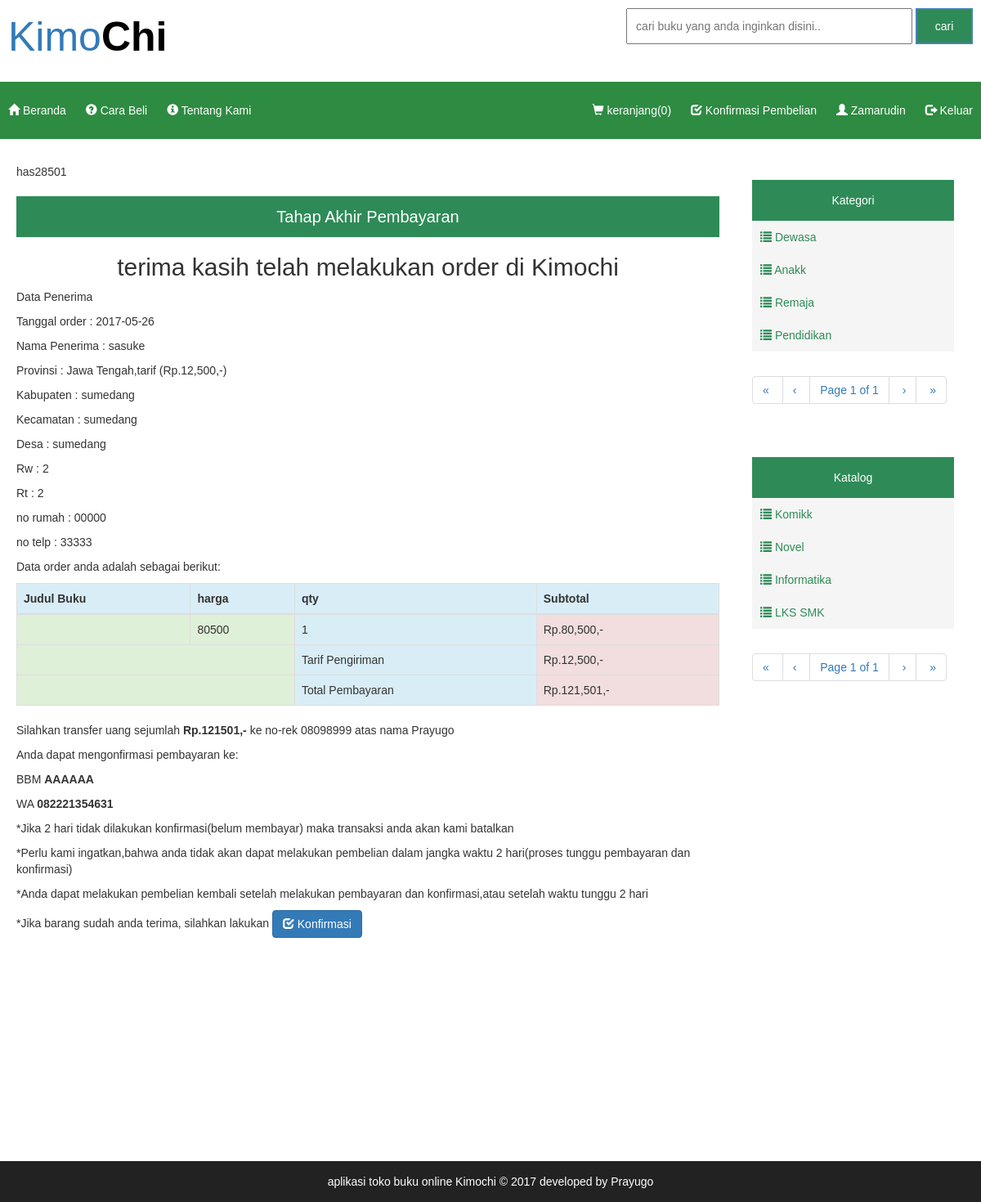
Page /page/customer/home.php?hal=selesai&pesan=belum dikirim (signed in) on the committed database.
### tables this page shows
CREATE TABLE `selesai` (
  `kode_beli` varchar(100) NOT NULL,
  `id_cus` int(11) NOT NULL,
  `qty_total` varchar(10) NOT NULL,
  `bayar` varchar(15) NOT NULL,
  `total_bayar` varchar(15) NOT NULL,
  `tgl_order` text NOT NULL,
  `status_beli` enum('order','lunas') NOT NULL,
  `status_pengiriman` enum('belum dikirim','dikirim','diterima') NOT NULL
);

CREATE TABLE `tujuan` (
  `id_tujuan` int(11) NOT NULL,
  `kode_beli` varchar(110) NOT NULL,
  `nama_penerima` varchar(50) NOT NULL,
  `provinsi` varchar(30) NOT NULL,
  `kabupaten` varchar(25) NOT NULL,
  `kecamatan` varchar(25) NOT NULL,
  `kode_pos` varchar(5) NOT NULL,
  `desa` varchar(25) NOT NULL,
  `rw` varchar(3) NOT NULL,
  `rt` varchar(3) NOT NULL,
  `no_rumah` varchar(5) NOT NULL,
  `no_telp` varchar(12) NOT NULL,
  `tarif` varchar(15) NOT NULL
);

CREATE TABLE `pembelian` (
  `id_beli` int(11) NOT NULL,
  `kode_beli` varchar(100) NOT NULL,
  `id_cus` int(11) NOT NULL,
  `id_buku` int(11) NOT NULL,
  `qty` varchar(10) NOT NULL,
  `harga` varchar(15) NOT NULL,
  `total_harga` varchar(15) NOT NULL,
  `total_bayar` varchar(15) NOT NULL,
  `qty_total` varchar(15) NOT NULL
);

CREATE TABLE `kategori` (
  `id_kategori` int(11) NOT NULL,
  `kategori` varchar(40) NOT NULL
);

CREATE TABLE `katalog` (
  `id_katalog` int(11) NOT NULL,
  `id_kategori` int(11) NOT NULL,
  `katalog` varchar(50) NOT NULL
);

### page/customer/selesai.php (the view, shortened to what this page needs)
<?php
$query_kode_beli = mysqli_query($db,"SELECT * from selesai where id_cus='$_SESSION[id_cus]' && status_beli='order' || status_beli='lunas' && status_pengiriman='belum dikirim' || status_pengiriman='dikirim'");
$data_kode_beli = mysqli_fetch_array($query_kode_beli);
$kode_beli = $data_kode_beli['kode_beli'];
$qryselesai = mysqli_query($db,"SELECT * from pembelian where kode_beli='$kode_beli'");
$qrytujuan = mysqli_query($db,"SELECT * from tujuan where kode_beli='$kode_beli'");
$datatujuan = mysqli_fetch_array($qrytujuan);
$qrybayar = mysqli_query($db,"SELECT * from selesai where kode_beli='$kode_beli'");
$databayar = mysqli_fetch_array($qrybayar);
echo " has".$kode_beli;
?>
<div class="hdkeranjang">
Tahap Akhir Pembayaran
</div>
	<center><h2>terima kasih telah melakukan order di Kimochi</h2></center>
	<p>Data Penerima</p>
	<p>Tanggal order : <?php echo date($databayar['tgl_order']); ?></p>
	<p>Nama Penerima : <?php echo $datatujuan['nama_penerima']; ?></p>
	<p>Provinsi : <?php echo $datatujuan['provinsi']; ?>,tarif (Rp.<?php echo number_format($datatujuan['tarif']); ?>,-)</p>
	<p>Kabupaten : <?php echo $datatujuan['kabupaten']; ?></p>
	<p>Kecamatan : <?php echo $datatujuan['kecamatan']; ?></p>
	<p>Desa : <?php echo $datatujuan['desa']; ?></p>
	<p>Rw : <?php echo $datatujuan['rw']; ?></p>
	<p>Rt : <?php echo $datatujuan['rt']; ?></p>
	<p>no rumah : <?php echo $datatujuan['no_rumah']; ?></p>
	<p>no telp : <?php echo $datatujuan['no_telp']; ?></p>
	<p>Data order anda adalah sebagai berikut:</p>
<table class="table table-bordered table-striped  ">
	<thead>
	<th class="info">Judul Buku</th>
	<th class="info">harga</th>
	<th class="info">qty</th>
	<th class="info">Subtotal</th>
	</thead>
	<tbody>
	<?php while($dataselesai = mysqli_fetch_array($qryselesai)){ ?>
	<tr>
		<td class="success"><?php $qrybuku=mysqli_query($db,"SELECT * from buku where id_buku='$dataselesai[id_buku]'");$databuku=mysqli_fetch_array($qrybuku); echo $databuku['judul']; ?></td>
		<td class="success"><?php echo $dataselesai['harga']; ?></td>
		<td class="info"><?php echo $dataselesai['qty']; ?></td>
		<td class="danger">Rp.<?php echo number_format($dataselesai['total_harga']); ?>,-</td>
	</tr>
	<?php } ?>
	<tr>
		<td colspan="2" class="success"></td>
		<td class="info">Tarif Pengiriman</td>
		<td class="danger">Rp.<?php echo number_format($datatujuan['tarif']); ?>,-</td>
	</tr>
	<tr>
		<td colspan="2" class="success"></td>
		<td class="info">Total Pembayaran</td>
		<td class="danger">Rp.<?php echo number_format($databayar['total_bayar']); ?>,-</td>
	</tr>
</tbody>
</table>
<p>Silahkan transfer uang sejumlah <b>Rp.<?php echo ($databayar['total_bayar']); ?>,-</b> ke no-rek 08098999 atas nama Prayugo</p>
<p>Anda dapat mengonfirmasi pembayaran ke:</p
<p>BBM <b>AAAAAA</b></p>
<p>WA <b>082221354631</b></B></p>
<p>*Jika 2 hari tidak dilakukan konfirmasi(belum membayar) maka transaksi anda akan kami batalkan</p>
<p>*Perlu kami ingatkan,bahwa anda tidak akan dapat melakukan pembelian dalam jangka waktu 2 hari(proses tunggu pembayaran dan konfirmasi)</p>
<p>*Anda dapat melakukan pembelian kembali setelah melakukan pembayaran dan konfirmasi,atau setelah waktu tunggu 2 hari</p>
<p>*Jika barang sudah anda terima, silahkan lakukan <a href="konfirmasi_terima.php?kode=<?php echo $kode_beli; ?>" class="btn btn-primary"><span class="glyphicon glyphicon-check"></span> Konfirmasi</a>

### page/customer/nav.php (shortened to what this page needs)
<div class="hdnav">
Kategori
</div>
<ul class="kategori">
<?php
include"../../pagination2.php";
$querykategori = mysqli_query($db,"SELECT * from kategori");
		$rpp = 4;
        $reload = "home.php?page=&pagination=true";
        @$page = intval($_GET["page"]);
        if($page<=0) $page = 1;
        $tcount = mysqli_num_rows($querykategori);
        $tpages = ($tcount) ? ceil($tcount/$rpp) : 1;
        $count = 0;
        $i = ($page-1)*$rpp;
while(($count<$rpp) && ($i<$tcount)) {
  mysqli_data_seek($querykategori,$i);
  $kategori = mysqli_fetch_array($querykategori);
?>
<li><a href="home.php?kategori=<?php echo $kategori['id_kategori'] ?>"><span class="glyphicon glyphicon-list"></span> <?php echo $kategori['kategori'] ?></a></li>
<?php
$i++;
$count++;
} ?>
</ul>
 <div><?php echo paginate_kategori($reload, $page, $tpages); ?></div>

### page/customer/katalog.php (shortened to what this page needs)
<div class="hdnav">
Katalog
</div>
<ul class="kategori">
<?php
include"../../pagination1.php";
$querykatalog = mysqli_query($db,"SELECT * from katalog");
		$rpp = 4;
        $reload = "home.php?page=&pagination=true";
        @$page = intval($_GET["page"]);
        if($page<=0) $page = 1;
        $tcount = mysqli_num_rows($querykatalog);
        $tpages = ($tcount) ? ceil($tcount/$rpp) : 1;
        $count = 0;
        $i = ($page-1)*$rpp;
while(($count<$rpp) && ($i<$tcount)) {
  mysqli_data_seek($querykatalog,$i);
  $katalog = mysqli_fetch_array($querykatalog);
?>
<li><a href="home.php?katalog=<?php echo $katalog['id_katalog'] ?>&kategori=<?php echo $katalog['id_kategori']; ?>"><span class="glyphicon glyphicon-list"></span> <?php echo $katalog['katalog'] ?></a></li>
<?php
$i++;
$count++;
} ?>
</ul>
 <div><?php echo paginate_katalog($reload, $page, $tpages); ?></div>

### css/style.css (style rules this page uses)
* { margin:0; padding: 0; font-family: arial; font-size: 14px; }
.hdnav { width: 95%; line-height: 50px; background: #2e8b57; color: #fff; text-align: center; }
.kategori { width: 95%; line-height: 40px; }
.kategori li { list-style: none; background: #f5f5f5; }
.kategori li a { display: inline; text-decoration: none; color:#2e8b57; padding:10px; }
.hdkeranjang { width: 100%; margin-top:20px; line-height: 50px; background: #2e8b57; color: #fff; text-align: center; font-size: 20px; }

### rows in the picture
selesai: kode_beli "28501", tgl_order "2017-05-26", total_bayar "121,501", total_bayar "121501"
tujuan: nama_penerima "sasuke", provinsi "Jawa Tengah", tarif "12,500", kabupaten "sumedang", kecamatan "sumedang", desa "sumedang", rw "2", rt "2", no_rumah "00000", no_telp "33333"
pembelian: harga "80500", qty "1", total_harga "80,500"
kategori: kategori "Dewasa"
kategori: kategori "Anakk"
kategori: kategori "Remaja"
kategori: kategori "Pendidikan"
katalog: katalog "Komikk"
katalog: katalog "Novel"
katalog: katalog "Informatika"
katalog: katalog "LKS SMK"

### other values in the picture
$nama "Zamarudin"
$firstlabel "«"
$prevlabel "‹"
$page "1"
$tpages "1"
$nextlabel "›"
$lastlabel "»"
